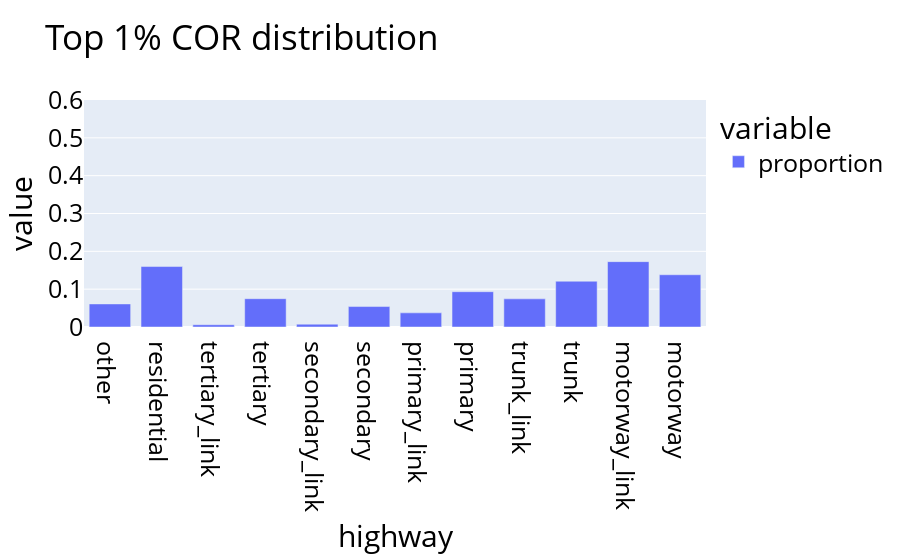

The notebook cell this image was saved under:
### Markdown cell above
### Distributions

### Code cell
fig = px.bar(all_dfs_edges.sort_values(by="Cost of return", ascending=False)["highway"].head(len(all_dfs_edges)//100).value_counts(normalize=True), title = "Top 1% COR distribution")
fig.update_xaxes(categoryorder='array', categoryarray=categories)
fig.update_yaxes(range=[0,0.6])

fig.update_layout(    font=dict(
        size=25,
        color="black"
    ))
fig.write_image(f"Results/all_together/all_1percent_classes.pdf", width=1000, height=1000)

fig

### Figure 1 — Plotly figure (JSON) as saved in the notebook; plotly's stock layout.template omitted (floating-point values rounded to 4 significant figures)
{"data": [{"alignmentgroup": "True", "hovertemplate": "variable=proportion<br>highway=%{x}<br>value=%{y}<extra></extra>", "legendgroup": "proportion", "marker": {"color": "#636efa", "pattern": {"shape": ""}}, "name": "proportion", "offsetgroup": "proportion", "orientation": "v", "showlegend": true, "textposition": "auto", "type": "bar", "x": ["motorway_link", "residential", "motorway", "trunk", "primary", "tertiary", "trunk_link", "other", "secondary", "primary_link", "secondary_link", "tertiary_link"], "xaxis": "x", "y": [0.1727, 0.1598, 0.1381, 0.121, 0.0933, 0.07483, 0.07436, 0.06097, 0.05404, 0.03741, 0.00739, 0.006005], "yaxis": "y"}], "layout": {"barmode": "relative", "font": {"color": "black", "size": 25}, "legend": {"title": {"text": "variable"}, "tracegroupgap": 0}, "title": {"text": "Top 1% COR distribution"}, "xaxis": {"anchor": "y", "categoryarray": ["other", "residential", "tertiary_link", "tertiary", "secondary_link", "secondary", "primary_link", "primary", "trunk_link", "trunk", "motorway_link", "motorway"], "categoryorder": "array", "domain": [0, 1], "title": {"text": "highway"}}, "yaxis": {"anchor": "x", "domain": [0, 1], "range": [0, 0.6], "title": {"text": "value"}}}}
